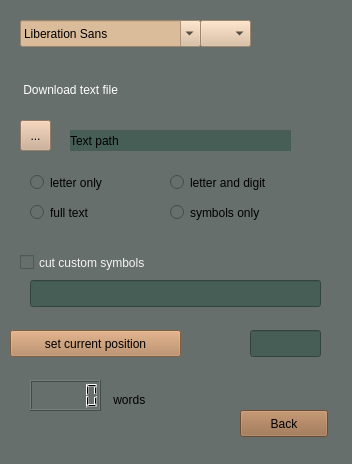
<?xml version="1.0" encoding="UTF-8"?>
<ui version="4.0">
 <class>BlindPrintSettings</class>
 <widget class="QMainWindow" name="BlindPrintSettings">
  <property name="geometry">
   <rect>
    <x>0</x>
    <y>0</y>
    <width>352</width>
    <height>464</height>
   </rect>
  </property>
  <property name="windowTitle">
   <string>MainWindow</string>
  </property>
  <property name="styleSheet">
   <string notr="true">background-color: rgb(102, 111, 108);</string>
  </property>
  <widget class="QWidget" name="centralwidget">
   <widget class="QToolButton" name="toolButton">
    <property name="geometry">
     <rect>
      <x>20</x>
      <y>120</y>
      <width>31</width>
      <height>31</height>
     </rect>
    </property>
    <property name="styleSheet">
     <string notr="true">background-color: rgb(205, 171, 143);</string>
    </property>
    <property name="text">
     <string>...</string>
    </property>
   </widget>
   <widget class="QLabel" name="label">
    <property name="geometry">
     <rect>
      <x>70</x>
      <y>130</y>
      <width>221</width>
      <height>21</height>
     </rect>
    </property>
    <property name="styleSheet">
     <string notr="true">background-color: rgb(71, 94, 87);</string>
    </property>
    <property name="text">
     <string>Text path</string>
    </property>
   </widget>
   <widget class="QFontComboBox" name="fontComboBox">
    <property name="geometry">
     <rect>
      <x>20</x>
      <y>20</y>
      <width>181</width>
      <height>27</height>
     </rect>
    </property>
    <property name="styleSheet">
     <string notr="true">background-color: rgb(218, 188, 154);</string>
    </property>
   </widget>
   <widget class="QPushButton" name="push_button_translate_it">
    <property name="geometry">
     <rect>
      <x>10</x>
      <y>330</y>
      <width>171</width>
      <height>27</height>
     </rect>
    </property>
    <property name="styleSheet">
     <string notr="true">background-color: rgb(181, 131, 90);</string>
    </property>
    <property name="text">
     <string>set current position</string>
    </property>
   </widget>
   <widget class="QLineEdit" name="lineEdit_2">
    <property name="geometry">
     <rect>
      <x>30</x>
      <y>280</y>
      <width>291</width>
      <height>27</height>
     </rect>
    </property>
    <property name="styleSheet">
     <string notr="true">background-color: rgb(71, 94, 87);</string>
    </property>
   </widget>
   <widget class="QRadioButton" name="radioButton">
    <property name="geometry">
     <rect>
      <x>30</x>
      <y>170</y>
      <width>110</width>
      <height>25</height>
     </rect>
    </property>
    <property name="text">
     <string>letter only</string>
    </property>
   </widget>
   <widget class="QRadioButton" name="radioButton_2">
    <property name="geometry">
     <rect>
      <x>170</x>
      <y>170</y>
      <width>141</width>
      <height>25</height>
     </rect>
    </property>
    <property name="text">
     <string>letter and digit</string>
    </property>
   </widget>
   <widget class="QRadioButton" name="radioButton_3">
    <property name="geometry">
     <rect>
      <x>30</x>
      <y>200</y>
      <width>110</width>
      <height>25</height>
     </rect>
    </property>
    <property name="text">
     <string>full text</string>
    </property>
   </widget>
   <widget class="QRadioButton" name="radioButton_4">
    <property name="geometry">
     <rect>
      <x>170</x>
      <y>200</y>
      <width>110</width>
      <height>25</height>
     </rect>
    </property>
    <property name="text">
     <string>symbols only</string>
    </property>
   </widget>
   <widget class="QLabel" name="label_2">
    <property name="geometry">
     <rect>
      <x>20</x>
      <y>80</y>
      <width>191</width>
      <height>19</height>
     </rect>
    </property>
    <property name="styleSheet">
     <string notr="true">color: rgb(255, 255, 255);</string>
    </property>
    <property name="text">
     <string> Download text file</string>
    </property>
   </widget>
   <widget class="QPushButton" name="pushButton">
    <property name="geometry">
     <rect>
      <x>240</x>
      <y>410</y>
      <width>88</width>
      <height>27</height>
     </rect>
    </property>
    <property name="styleSheet">
     <string notr="true">background-color: rgb(152, 106, 68);</string>
    </property>
    <property name="text">
     <string>Back</string>
    </property>
   </widget>
   <widget class="QLCDNumber" name="lcdNumber">
    <property name="geometry">
     <rect>
      <x>30</x>
      <y>380</y>
      <width>71</width>
      <height>31</height>
     </rect>
    </property>
   </widget>
   <widget class="QLabel" name="label_3">
    <property name="geometry">
     <rect>
      <x>110</x>
      <y>390</y>
      <width>67</width>
      <height>19</height>
     </rect>
    </property>
    <property name="text">
     <string> words</string>
    </property>
   </widget>
   <widget class="QCheckBox" name="checkBox">
    <property name="geometry">
     <rect>
      <x>20</x>
      <y>250</y>
      <width>171</width>
      <height>25</height>
     </rect>
    </property>
    <property name="styleSheet">
     <string notr="true">color: rgb(246, 245, 244);</string>
    </property>
    <property name="text">
     <string>cut custom symbols</string>
    </property>
   </widget>
   <widget class="QComboBox" name="comboBox">
    <property name="geometry">
     <rect>
      <x>200</x>
      <y>20</y>
      <width>51</width>
      <height>27</height>
     </rect>
    </property>
    <property name="styleSheet">
     <string notr="true">background-color: rgb(218, 188, 154);</string>
    </property>
   </widget>
   <widget class="QLineEdit" name="lineEdit_3">
    <property name="geometry">
     <rect>
      <x>250</x>
      <y>330</y>
      <width>71</width>
      <height>27</height>
     </rect>
    </property>
    <property name="styleSheet">
     <string notr="true">background-color: rgb(71, 94, 87);</string>
    </property>
   </widget>
  </widget>
 </widget>
 <resources/>
 <connections/>
</ui>
